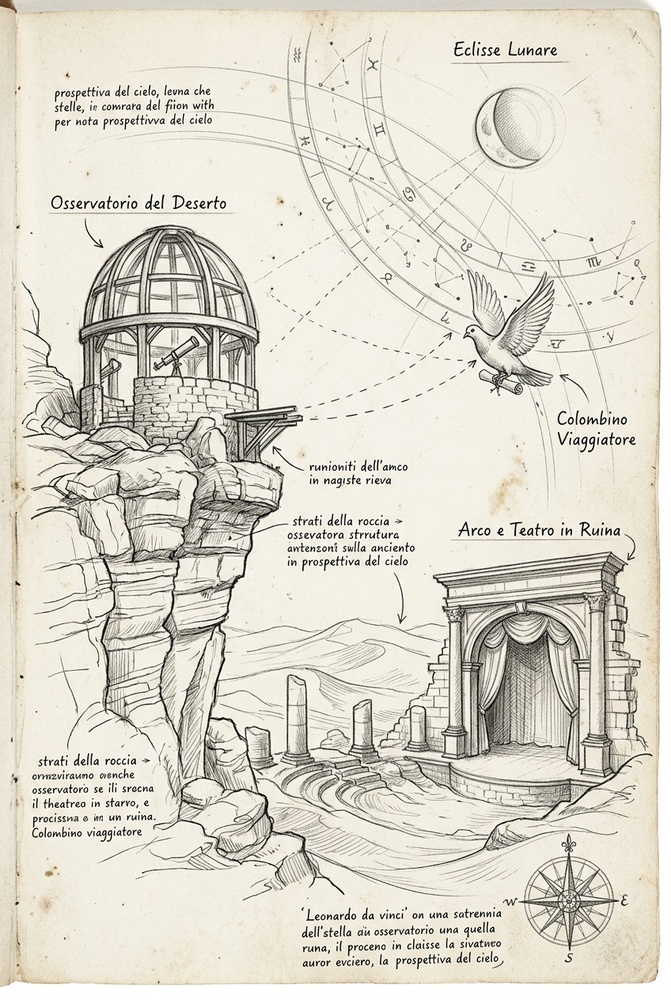
#> input picture journal/page01/raw_davinci_sketch.jpg, 671 x 1000 px, shrunk from 848 x 1264 before the run
$ python -i alpha_engine.py   (imports and definitions only)
#> lines starting #> are read from the running program, lines starting #| are printed output that depends on the picture
"""
Alpha Engine: Computer Vision pipeline to extract pure graphite pencil strokes
with true transparency (zero background ink) for physical paper printing.
"""

from typing import Optional, Tuple
import cv2
import numpy as np


class AlphaEngine:
    """Transforms raw pencil sketches on solid/paper backgrounds into pure transparent RGBA assets."""

    @staticmethod
    def extract_graphite_strokes(
        image_path: str,
        graphite_color: Tuple[int, int, int] = (32, 30, 28),  # Deep charcoal graphite
        bg_threshold: float = 0.92,
        gamma: float = 1.35,
        kernel_size: int = 45,
        blur_size: int = 51,
        bottom_clean_y: Optional[int] = None,
        bottom_clean_center_x_range: Optional[Tuple[int, int]] = None,
    ) -> np.ndarray:
        """
        Extracts pencil strokes from an image and creates a pure RGBA image.

        Args:
            image_path: Path to the raw sketch image.
            graphite_color: RGB tuple for the pencil lead pigment.
            bg_threshold: Normalized intensity above which pixels are 100% transparent.
            gamma: Contrast curve exponent for pencil pressure (1.0 = linear, >1.0 = crisper).
            kernel_size: Kernel size for morphological background estimation.
            blur_size: Gaussian blur kernel size for smooth illumination field.
            bottom_clean_y: Optional Y coordinate below which text ghosts are removed.
            bottom_clean_center_x_range: Optional (min_x, max_x) to preserve in bottom zone (e.g. compass).

        Returns:
            np.ndarray: RGBA image with shape (H, W, 4) and uint8 dtype.
        """
#> called with graphite_color = (32, 30, 28), bg_threshold = 0.92, gamma = 1.35, kernel_size = 45, blur_size = 51
        raw_bgr = cv2.imread(image_path)
#> raw_bgr is the input picture: shape (1000, 671, 3); mean B, G, R 204.9, 216.9, 221
        if raw_bgr is None:
            raise FileNotFoundError(f"Could not load image at {image_path}")

        gray = cv2.cvtColor(raw_bgr, cv2.COLOR_BGR2GRAY).astype(np.float32) / 255.0
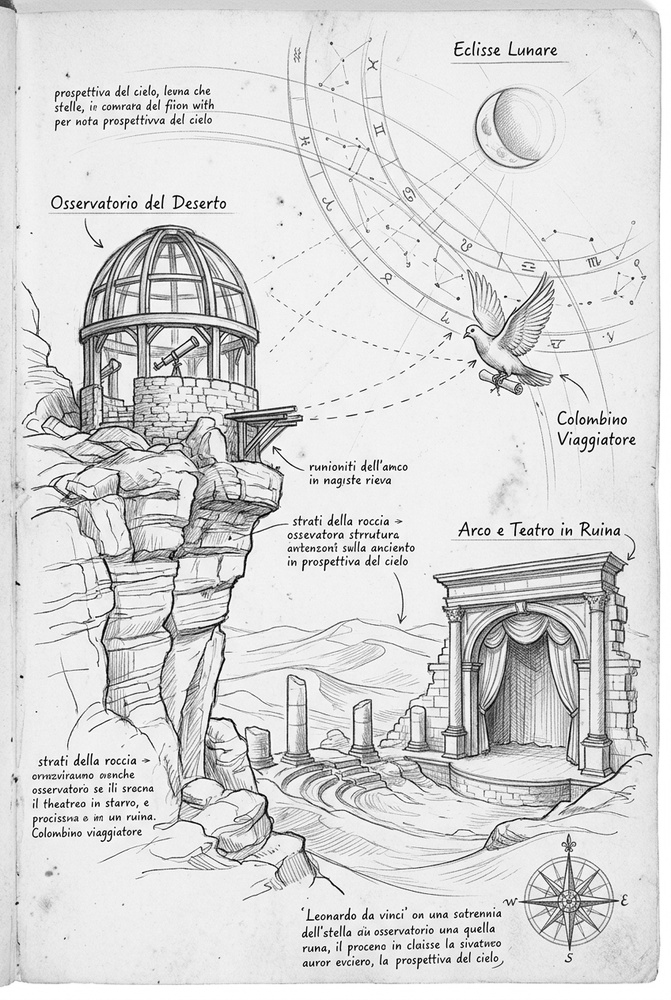
#> gray: shape (1000, 671) float32; min 0, max 1, mean 0.85

        # Step 1: Estimate uneven background illumination via morphological closing
        k = cv2.getStructuringElement(cv2.MORPH_RECT, (kernel_size, kernel_size))
        bg_estimate = cv2.morphologyEx(gray, cv2.MORPH_CLOSE, k)
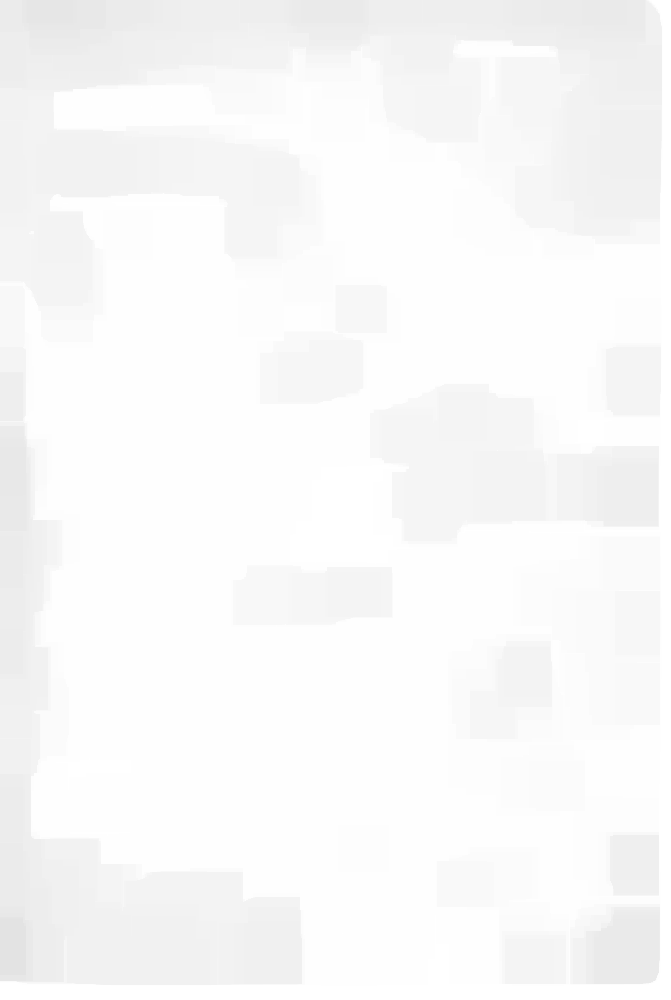
#> bg_estimate: shape (1000, 671) float32; min 0.89, max 1, mean 0.977
        bg_estimate = cv2.GaussianBlur(bg_estimate, (blur_size, blur_size), 0)

        # Avoid division by zero
        bg_estimate = np.maximum(bg_estimate, 0.05)

        # Step 2: Normalize image against local background
        normalized = np.clip(gray / bg_estimate, 0.0, 1.0)

        # Step 3: Compute soft alpha based on pencil stroke density
        # Inverted contrast: dark strokes have high delta
        stroke_density = np.maximum(0.0, bg_threshold - normalized) / bg_threshold
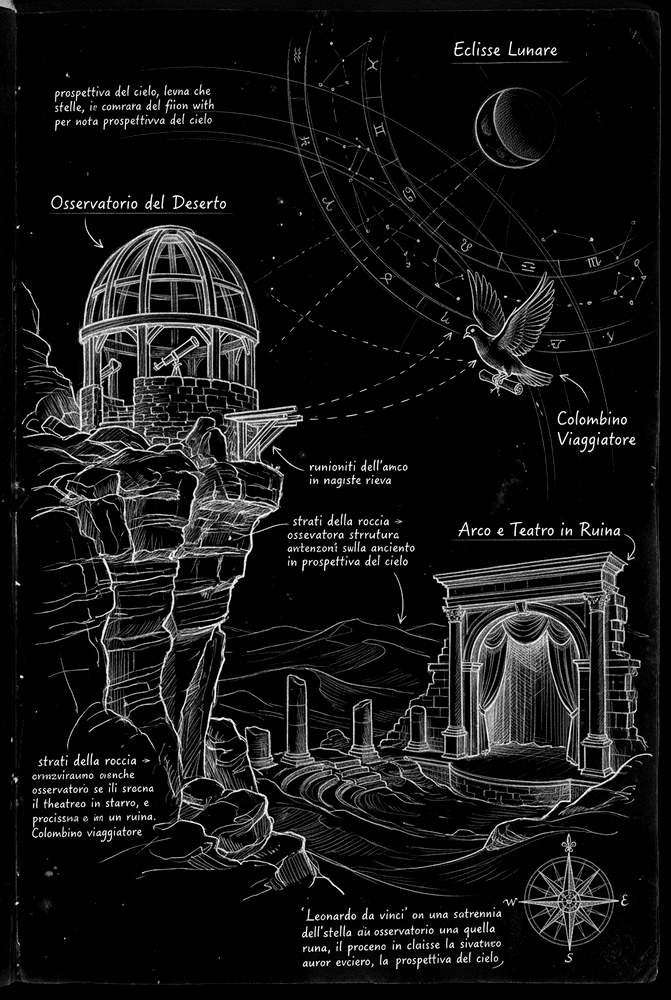
#> stroke_density: shape (1000, 671) float32; min 0, max 1, mean 0.0835
        # Apply gamma curve for natural pencil pressure feel
        alpha_channel = np.power(stroke_density, gamma) * 255.0
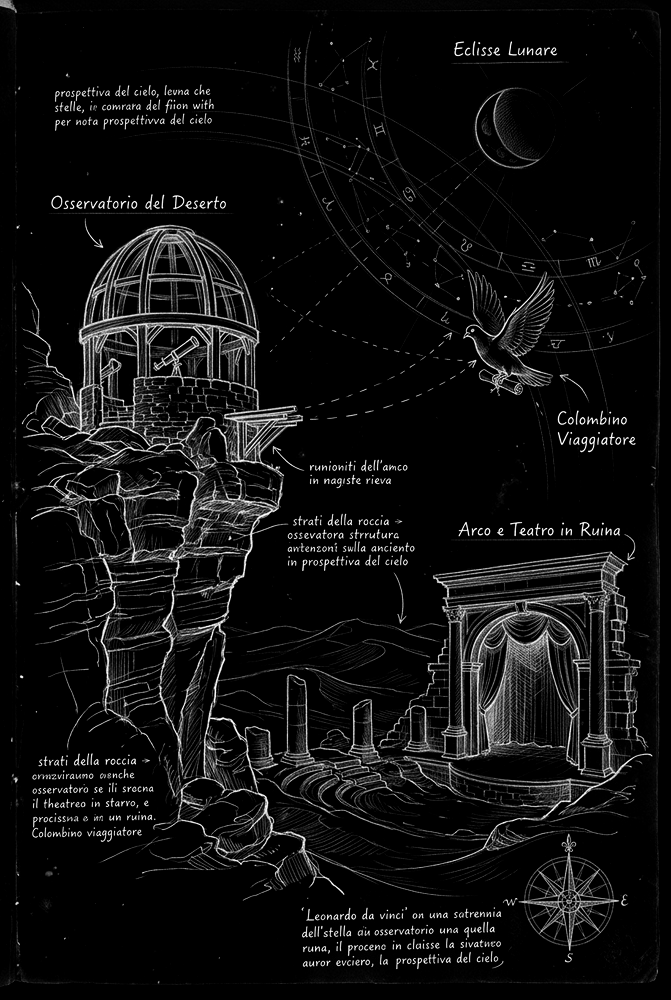
#> alpha_channel: shape (1000, 671) float32; min 0, max 255, mean 16
        alpha_channel = np.clip(alpha_channel, 0.0, 255.0).astype(np.uint8)

        # Step 4: Construct pure RGBA matrix with uniform graphite pigment
        h, w = gray.shape
#> h = 1000; w = 671
        rgba = np.zeros((h, w, 4), dtype=np.uint8)
        rgba[:, :, 0] = graphite_color[0]  # R
        rgba[:, :, 1] = graphite_color[1]  # G
        rgba[:, :, 2] = graphite_color[2]  # B
        rgba[:, :, 3] = alpha_channel      # A

        # Step 5: Clean unwanted bottom text/hallucinations if requested
        if bottom_clean_y is not None and bottom_clean_y < h:
            if bottom_clean_center_x_range is not None:
                x_min, x_max = bottom_clean_center_x_range
                rgba[bottom_clean_y:, :x_min, 3] = 0
                rgba[bottom_clean_y:, x_max:, 3] = 0
            else:
                rgba[bottom_clean_y:, :, 3] = 0

        return rgba

    @staticmethod
    def save_rgba_png(rgba_img: np.ndarray, output_path: str) -> None:
        """Saves RGBA image to PNG format preserving full alpha channel."""
        # OpenCV expects BGRA for imwrite
        bgra = cv2.cvtColor(rgba_img, cv2.COLOR_RGBA2BGRA)
        cv2.imwrite(output_path, bgra, [cv2.IMWRITE_PNG_COMPRESSION, 9])

>>> result = AlphaEngine().extract_graphite_strokes('../../journal/page01/raw_davinci_sketch.jpg')
